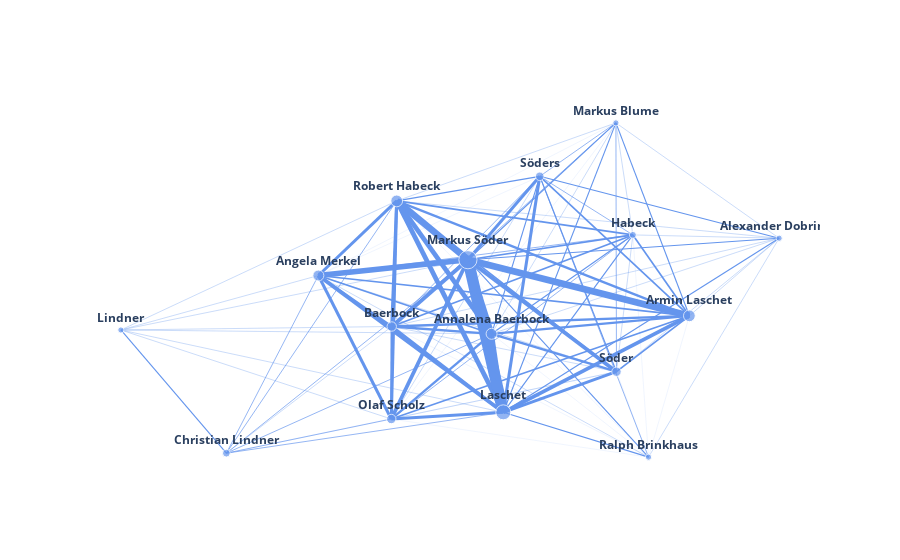

Notebook source saved alongside this figure:
### Markdown cell above
Zum Schluss versuchen wir das ganze mit Plotly noch etwas schöner zu gestalten. Wir passen die Größe der Knoten an der Häufigkeit der Entitäten an und machne das Gleiche für die Stärke der Kanten.

Damit man am Ende ein schönes Ergebnis hat, muss man ein wenig mit den Funktionen für die Berechnung der Größen spielen.

### Code cell
# Make a node trace
node_trace = go.Scatter(x         = [],
                        y         = [],
                        text      = [],
                        textposition = "top center",
                        textfont_size = 12,
                        mode      = 'markers+text',
                        hoverinfo = 'none',
                        marker    = dict(color = [],
                                         size  = [],
                                         line  = None))
# For each node, get the position and size and add to the node_trace
for node in companies.nodes():
    x, y = nodepositions[node]
    node_trace['x'] += (x,) 
    node_trace['y'] += (y,) 
    node_trace['marker']['color'] += ('cornflowerblue',)
    node_trace['marker']['size'] += (3+0.8*orgs[node],) 
    node_trace['text'] += ('<b>' + node + '</b>',)
    
    
# Custom function to create an edge between node x and node y, with a given text and width
def make_edge(x, y, width):
    return  go.Scatter(x     = x,
                       y     = y,
                       line  = dict(width = width, color = 'cornflowerblue'),
                       mode  = 'lines')


# For each edge, make an edge_trace, append to list
edge_trace = []
for edge in companies.edges():
    org1 = edge[0]
    org2 = edge[1]
    x0, y0 = nodepositions[org1]
    x1, y1 = nodepositions[org2]
    linewidth = 0.1*Relations[org1][org2]**1.75
    trace  = make_edge([x0, x1, None], [y0, y1, None],  width = linewidth)
    edge_trace.append(trace)
    
    
# Customize layout
layout = go.Layout(
    paper_bgcolor='rgba(0,0,0,0)', # transparent background
    plot_bgcolor='rgba(0,0,0,0)', # transparent 2nd background
    xaxis =  {'showgrid': False, 'zeroline': False}, # no gridlines
    yaxis = {'showgrid': False, 'zeroline': False}, # no gridlines
)
# Create figure
fig = go.Figure(layout = layout)
# Add all edge traces
for trace in edge_trace:
    fig.add_trace(trace)
# Add node trace
fig.add_trace(node_trace)
# Remove legend
fig.update_layout(showlegend = False)
# Remove tick labels
fig.update_xaxes(showticklabels = False)
fig.update_yaxes(showticklabels = False)
# Show figure
fig.show()

### Figure 1 — Plotly figure (JSON) as saved in the notebook; plotly's stock layout.template omitted (floating-point values rounded to 4 significant figures)
{"data": [{"line": {"color": "cornflowerblue", "width": 1.131}, "mode": "lines", "type": "scatter", "x": [-0.7137, -1, null], "y": [-0.5078, -0.07692, null]}, {"line": {"color": "cornflowerblue", "width": 0.6839}, "mode": "lines", "type": "scatter", "x": [-0.7137, 0.005968, null], "y": [-0.5078, -0.09032, null]}, {"line": {"color": "cornflowerblue", "width": 0.6839}, "mode": "lines", "type": "scatter", "x": [-0.7137, -0.2662, null], "y": [-0.5078, -0.3884, null]}, {"line": {"color": "cornflowerblue", "width": 0.6839}, "mode": "lines", "type": "scatter", "x": [-0.7137, 0.03768, null], "y": [-0.5078, -0.365, null]}, {"line": {"color": "cornflowerblue", "width": 0.6839}, "mode": "lines", "type": "scatter", "x": [-0.7137, -0.2516, null], "y": [-0.5078, 0.3746, null]}, {"line": {"color": "cornflowerblue", "width": 0.1}, "mode": "lines", "type": "scatter", "x": [-0.7137, 0.3449, null], "y": [-0.5078, -0.2228, null]}, {"line": {"color": "cornflowerblue", "width": 0.6839}, "mode": "lines", "type": "scatter", "x": [-0.7137, -0.05821, null], "y": [-0.5078, 0.1689, null]}, {"line": {"color": "cornflowerblue", "width": 0.6839}, "mode": "lines", "type": "scatter", "x": [-0.7137, -0.4641, null], "y": [-0.5078, 0.1137, null]}, {"line": {"color": "cornflowerblue", "width": 0.3364}, "mode": "lines", "type": "scatter", "x": [-0.7137, -0.265, null], "y": [-0.5078, -0.06479, null]}, {"line": {"color": "cornflowerblue", "width": 0.3364}, "mode": "lines", "type": "scatter", "x": [-1, -0.2516, null], "y": [-0.07692, 0.3746, null]}, {"line": {"color": "cornflowerblue", "width": 0.3364}, "mode": "lines", "type": "scatter", "x": [-1, 0.005968, null], "y": [-0.07692, -0.09032, null]}, {"line": {"color": "cornflowerblue", "width": 0.3364}, "mode": "lines", "type": "scatter", "x": [-1, -0.2662, null], "y": [-0.07692, -0.3884, null]}, {"line": {"color": "cornflowerblue", "width": 0.3364}, "mode": "lines", "type": "scatter", "x": [-1, -0.05821, null], "y": [-0.07692, 0.1689, null]}, {"line": {"color": "cornflowerblue", "width": 0.3364}, "mode": "lines", "type": "scatter", "x": [-1, -0.265, null], "y": [-0.07692, -0.06479, null]}, {"line": {"color": "cornflowerblue", "width": 0.3364}, "mode": "lines", "type": "scatter", "x": [-1, 0.03768, null], "y": [-0.07692, -0.365, null]}, {"line": {"color": "cornflowerblue", "width": 0.3364}, "mode": "lines", "type": "scatter", "x": [-1, -0.4641, null], "y": [-0.07692, 0.1137, null]}, {"line": {"color": "cornflowerblue", "width": 2.3}, "mode": "lines", "type": "scatter", "x": [0.005968, -0.2662, null], "y": [-0.09032, -0.3884, null]}, {"line": {"color": "cornflowerblue", "width": 4.677}, "mode": "lines", "type": "scatter", "x": [0.005968, 0.03768, null], "y": [-0.09032, -0.365, null]}, {"line": {"color": "cornflowerblue", "width": 4.677}, "mode": "lines", "type": "scatter", "x": [0.005968, -0.2516, null], "y": [-0.09032, 0.3746, null]}, {"line": {"color": "cornflowerblue", "width": 2.3}, "mode": "lines", "type": "scatter", "x": [0.005968, 0.3449, null], "y": [-0.09032, -0.2228, null]}, {"line": {"color": "cornflowerblue", "width": 5.623}, "mode": "lines", "type": "scatter", "x": [0.005968, -0.05821, null], "y": [-0.09032, 0.1689, null]}, {"line": {"color": "cornflowerblue", "width": 1.672}, "mode": "lines", "type": "scatter", "x": [0.005968, -0.4641, null], "y": [-0.09032, 0.1137, null]}, {"line": {"color": "cornflowerblue", "width": 2.3}, "mode": "lines", "type": "scatter", "x": [0.005968, 0.5427, null], "y": [-0.09032, -0.0274, null]}, {"line": {"color": "cornflowerblue", "width": 1.131}, "mode": "lines", "type": "scatter", "x": [0.005968, 0.1367, null], "y": [-0.09032, 0.4606, null]}, {"line": {"color": "cornflowerblue", "width": 1.131}, "mode": "lines", "type": "scatter", "x": [0.005968, 0.3894, null], "y": [-0.09032, 0.2556, null]}, {"line": {"color": "cornflowerblue", "width": 0.1}, "mode": "lines", "type": "scatter", "x": [0.005968, 0.4318, null], "y": [-0.09032, -0.5217, null]}, {"line": {"color": "cornflowerblue", "width": 2.3}, "mode": "lines", "type": "scatter", "x": [0.005968, -0.265, null], "y": [-0.09032, -0.06479, null]}, {"line": {"color": "cornflowerblue", "width": 0.3364}, "mode": "lines", "type": "scatter", "x": [0.005968, 0.7862, null], "y": [-0.09032, 0.2441, null]}, {"line": {"color": "cornflowerblue", "width": 0.3364}, "mode": "lines", "type": "scatter", "x": [0.005968, 0.3433, null], "y": [-0.09032, 0.6476, null]}, {"line": {"color": "cornflowerblue", "width": 3.012}, "mode": "lines", "type": "scatter", "x": [-0.2662, 0.03768, null], "y": [-0.3884, -0.365, null]}, {"line": {"color": "cornflowerblue", "width": 3.012}, "mode": "lines", "type": "scatter", "x": [-0.2662, -0.2516, null], "y": [-0.3884, 0.3746, null]}, {"line": {"color": "cornflowerblue", "width": 0.3364}, "mode": "lines", "type": "scatter", "x": [-0.2662, 0.3449, null], "y": [-0.3884, -0.2228, null]}, {"line": {"color": "cornflowerblue", "width": 3.805}, "mode": "lines", "type": "scatter", "x": [-0.2662, -0.05821, null], "y": [-0.3884, 0.1689, null]}, {"line": {"color": "cornflowerblue", "width": 3.012}, "mode": "lines", "type": "scatter", "x": [-0.2662, -0.4641, null], "y": [-0.3884, 0.1137, null]}, {"line": {"color": "cornflowerblue", "width": 1.672}, "mode": "lines", "type": "scatter", "x": [-0.2662, 0.5427, null], "y": [-0.3884, -0.0274, null]}, {"line": {"color": "cornflowerblue", "width": 2.3}, "mode": "lines", "type": "scatter", "x": [-0.2662, -0.265, null], "y": [-0.3884, -0.06479, null]}, {"line": {"color": "cornflowerblue", "width": 0.1}, "mode": "lines", "type": "scatter", "x": [-0.2662, 0.3433, null], "y": [-0.3884, 0.6476, null]}, {"line": {"color": "cornflowerblue", "width": 0.3364}, "mode": "lines", "type": "scatter", "x": [-0.2662, 0.1367, null], "y": [-0.3884, 0.4606, null]}, {"line": {"color": "cornflowerblue", "width": 0.6839}, "mode": "lines", "type": "scatter", "x": [-0.2662, 0.3894, null], "y": [-0.3884, 0.2556, null]}, {"line": {"color": "cornflowerblue", "width": 0.1}, "mode": "lines", "type": "scatter", "x": [-0.2662, 0.4318, null], "y": [-0.3884, -0.5217, null]}, {"line": {"color": "cornflowerblue", "width": 4.677}, "mode": "lines", "type": "scatter", "x": [0.03768, -0.2516, null], "y": [-0.365, 0.3746, null]}, {"line": {"color": "cornflowerblue", "width": 3.012}, "mode": "lines", "type": "scatter", "x": [0.03768, 0.3449, null], "y": [-0.365, -0.2228, null]}, {"line": {"color": "cornflowerblue", "width": 11.43}, "mode": "lines", "type": "scatter", "x": [0.03768, -0.05821, null], "y": [-0.365, 0.1689, null]}, {"line": {"color": "cornflowerblue", "width": 3.805}, "mode": "lines", "type": "scatter", "x": [0.03768, -0.4641, null], "y": [-0.365, 0.1137, null]}, {"line": {"color": "cornflowerblue", "width": 3.805}, "mode": "lines", "type": "scatter", "x": [0.03768, 0.5427, null], "y": [-0.365, -0.0274, null]}, {"line": {"color": "cornflowerblue", "width": 3.012}, "mode": "lines", "type": "scatter", "x": [0.03768, -0.265, null], "y": [-0.365, -0.06479, null]}, {"line": {"color": "cornflowerblue", "width": 1.131}, "mode": "lines", "type": "scatter", "x": [0.03768, 0.3433, null], "y": [-0.365, 0.6476, null]}, {"line": {"color": "cornflowerblue", "width": 3.012}, "mode": "lines", "type": "scatter", "x": [0.03768, 0.1367, null], "y": [-0.365, 0.4606, null]}, {"line": {"color": "cornflowerblue", "width": 1.131}, "mode": "lines", "type": "scatter", "x": [0.03768, 0.7862, null], "y": [-0.365, 0.2441, null]}, {"line": {"color": "cornflowerblue", "width": 1.131}, "mode": "lines", "type": "scatter", "x": [0.03768, 0.4318, null], "y": [-0.365, -0.5217, null]}, {"line": {"color": "cornflowerblue", "width": 1.131}, "mode": "lines", "type": "scatter", "x": [0.03768, 0.3894, null], "y": [-0.365, 0.2556, null]}, {"line": {"color": "cornflowerblue", "width": 1.672}, "mode": "lines", "type": "scatter", "x": [-0.2516, 0.3449, null], "y": [0.3746, -0.2228, null]}, {"line": {"color": "cornflowerblue", "width": 6.644}, "mode": "lines", "type": "scatter", "x": [-0.2516, -0.05821, null], "y": [0.3746, 0.1689, null]}, {"line": {"color": "cornflowerblue", "width": 3.012}, "mode": "lines", "type": "scatter", "x": [-0.2516, -0.4641, null], "y": [0.3746, 0.1137, null]}, {"line": {"color": "cornflowerblue", "width": 2.3}, "mode": "lines", "type": "scatter", "x": [-0.2516, 0.5427, null], "y": [0.3746, -0.0274, null]}, {"line": {"color": "cornflowerblue", "width": 1.131}, "mode": "lines", "type": "scatter", "x": [-0.2516, 0.1367, null], "y": [0.3746, 0.4606, null]}, {"line": {"color": "cornflowerblue", "width": 1.672}, "mode": "lines", "type": "scatter", "x": [-0.2516, 0.3894, null], "y": [0.3746, 0.2556, null]}, {"line": {"color": "cornflowerblue", "width": 0.1}, "mode": "lines", "type": "scatter", "x": [-0.2516, 0.4318, null], "y": [0.3746, -0.5217, null]}, {"line": {"color": "cornflowerblue", "width": 3.012}, "mode": "lines", "type": "scatter", "x": [-0.2516, -0.265, null], "y": [0.3746, -0.06479, null]}, {"line": {"color": "cornflowerblue", "width": 0.3364}, "mode": "lines", "type": "scatter", "x": [-0.2516, 0.7862, null], "y": [0.3746, 0.2441, null]}, {"line": {"color": "cornflowerblue", "width": 0.3364}, "mode": "lines", "type": "scatter", "x": [-0.2516, 0.3433, null], "y": [0.3746, 0.6476, null]}, {"line": {"color": "cornflowerblue", "width": 3.805}, "mode": "lines", "type": "scatter", "x": [0.3449, -0.05821, null], "y": [-0.2228, 0.1689, null]}, {"line": {"color": "cornflowerblue", "width": 0.3364}, "mode": "lines", "type": "scatter", "x": [0.3449, -0.4641, null], "y": [-0.2228, 0.1137, null]}, {"line": {"color": "cornflowerblue", "width": 1.672}, "mode": "lines", "type": "scatter", "x": [0.3449, 0.5427, null], "y": [-0.2228, -0.0274, null]}, {"line": {"color": "cornflowerblue", "width": 1.131}, "mode": "lines", "type": "scatter", "x": [0.3449, 0.1367, null], "y": [-0.2228, 0.4606, null]}, {"line": {"color": "cornflowerblue", "width": 0.1}, "mode": "lines", "type": "scatter", "x": [0.3449, 0.4318, null], "y": [-0.2228, -0.5217, null]}, {"line": {"color": "cornflowerblue", "width": 0.6839}, "mode": "lines", "type": "scatter", "x": [0.3449, 0.3433, null], "y": [-0.2228, 0.6476, null]}, {"line": {"color": "cornflowerblue", "width": 0.3364}, "mode": "lines", "type": "scatter", "x": [0.3449, 0.3894, null], "y": [-0.2228, 0.2556, null]}, {"line": {"color": "cornflowerblue", "width": 0.3364}, "mode": "lines", "type": "scatter", "x": [0.3449, -0.265, null], "y": [-0.2228, -0.06479, null]}, {"line": {"color": "cornflowerblue", "width": 0.3364}, "mode": "lines", "type": "scatter", "x": [0.3449, 0.7862, null], "y": [-0.2228, 0.2441, null]}, {"line": {"color": "cornflowerblue", "width": 5.623}, "mode": "lines", "type": "scatter", "x": [-0.05821, -0.4641, null], "y": [0.1689, 0.1137, null]}, {"line": {"color": "cornflowerblue", "width": 6.644}, "mode": "lines", "type": "scatter", "x": [-0.05821, 0.5427, null], "y": [0.1689, -0.0274, null]}, {"line": {"color": "cornflowerblue", "width": 3.805}, "mode": "lines", "type": "scatter", "x": [-0.05821, -0.265, null], "y": [0.1689, -0.06479, null]}, {"line": {"color": "cornflowerblue", "width": 1.131}, "mode": "lines", "type": "scatter", "x": [-0.05821, 0.3433, null], "y": [0.1689, 0.6476, null]}, {"line": {"color": "cornflowerblue", "width": 3.012}, "mode": "lines", "type": "scatter", "x": [-0.05821, 0.1367, null], "y": [0.1689, 0.4606, null]}, {"line": {"color": "cornflowerblue", "width": 1.131}, "mode": "lines", "type": "scatter", "x": [-0.05821, 0.7862, null], "y": [0.1689, 0.2441, null]}, {"line": {"color": "cornflowerblue", "width": 1.131}, "mode": "lines", "type": "scatter", "x": [-0.05821, 0.4318, null], "y": [0.1689, -0.5217, null]}, {"line": {"color": "cornflowerblue", "width": 1.672}, "mode": "lines", "type": "scatter", "x": [-0.05821, 0.3894, null], "y": [0.1689, 0.2556, null]}, {"line": {"color": "cornflowerblue", "width": 1.672}, "mode": "lines", "type": "scatter", "x": [-0.4641, 0.5427, null], "y": [0.1137, -0.0274, null]}, {"line": {"color": "cornflowerblue", "width": 2.3}, "mode": "lines", "type": "scatter", "x": [-0.4641, -0.265, null], "y": [0.1137, -0.06479, null]}, {"line": {"color": "cornflowerblue", "width": 0.1}, "mode": "lines", "type": "scatter", "x": [-0.4641, 0.3433, null], "y": [0.1137, 0.6476, null]}, {"line": {"color": "cornflowerblue", "width": 0.6839}, "mode": "lines", "type": "scatter", "x": [-0.4641, 0.3894, null], "y": [0.1137, 0.2556, null]}, {"line": {"color": "cornflowerblue", "width": 0.3364}, "mode": "lines", "type": "scatter", "x": [-0.4641, 0.4318, null], "y": [0.1137, -0.5217, null]}, {"line": {"color": "cornflowerblue", "width": 0.1}, "mode": "lines", "type": "scatter", "x": [-0.4641, 0.1367, null], "y": [0.1137, 0.4606, null]}, {"line": {"color": "cornflowerblue", "width": 2.3}, "mode": "lines", "type": "scatter", "x": [0.5427, -0.265, null], "y": [-0.0274, -0.06479, null]}, {"line": {"color": "cornflowerblue", "width": 1.131}, "mode": "lines", "type": "scatter", "x": [0.5427, 0.3433, null], "y": [-0.0274, 0.6476, null]}, {"line": {"color": "cornflowerblue", "width": 1.672}, "mode": "lines", "type": "scatter", "x": [0.5427, 0.1367, null], "y": [-0.0274, 0.4606, null]}, {"line": {"color": "cornflowerblue", "width": 1.672}, "mode": "lines", "type": "scatter", "x": [0.5427, 0.3894, null], "y": [-0.0274, 0.2556, null]}, {"line": {"color": "cornflowerblue", "width": 0.1}, "mode": "lines", "type": "scatter", "x": [0.5427, 0.4318, null], "y": [-0.0274, -0.5217, null]}, {"line": {"color": "cornflowerblue", "width": 0.3364}, "mode": "lines", "type": "scatter", "x": [0.5427, 0.7862, null], "y": [-0.0274, 0.2441, null]}, {"line": {"color": "cornflowerblue", "width": 0.6839}, "mode": "lines", "type": "scatter", "x": [-0.265, 0.3433, null], "y": [-0.06479, 0.6476, null]}, {"line": {"color": "cornflowerblue", "width": 1.672}, "mode": "lines", "type": "scatter", "x": [-0.265, 0.3894, null], "y": [-0.06479, 0.2556, null]}, {"line": {"color": "cornflowerblue", "width": 0.1}, "mode": "lines", "type": "scatter", "x": [-0.265, 0.4318, null], "y": [-0.06479, -0.5217, null]}, {"line": {"color": "cornflowerblue", "width": 0.6839}, "mode": "lines", "type": "scatter", "x": [-0.265, 0.1367, null], "y": [-0.06479, 0.4606, null]}, {"line": {"color": "cornflowerblue", "width": 0.3364}, "mode": "lines", "type": "scatter", "x": [-0.265, 0.7862, null], "y": [-0.06479, 0.2441, null]}, {"line": {"color": "cornflowerblue", "width": 0.6839}, "mode": "lines", "type": "scatter", "x": [0.3433, 0.1367, null], "y": [0.6476, 0.4606, null]}, {"line": {"color": "cornflowerblue", "width": 0.3364}, "mode": "lines", "type": "scatter", "x": [0.3433, 0.3894, null], "y": [0.6476, 0.2556, null]}, {"line": {"color": "cornflowerblue", "width": 0.3364}, "mode": "lines", "type": "scatter", "x": [0.3433, 0.7862, null], "y": [0.6476, 0.2441, null]}, {"line": {"color": "cornflowerblue", "width": 1.131}, "mode": "lines", "type": "scatter", "x": [0.1367, 0.7862, null], "y": [0.4606, 0.2441, null]}, {"line": {"color": "cornflowerblue", "width": 0.6839}, "mode": "lines", "type": "scatter", "x": [0.1367, 0.4318, null], "y": [0.4606, -0.5217, null]}, {"line": {"color": "cornflowerblue", "width": 0.6839}, "mode": "lines", "type": "scatter", "x": [0.1367, 0.3894, null], "y": [0.4606, 0.2556, null]}, {"line": {"color": "cornflowerblue", "width": 0.3364}, "mode": "lines", "type": "scatter", "x": [0.7862, 0.4318, null], "y": [0.2441, -0.5217, null]}, {"line": {"color": "cornflowerblue", "width": 0.3364}, "mode": "lines", "type": "scatter", "x": [0.7862, 0.3894, null], "y": [0.2441, 0.2556, null]}, {"line": {"color": "cornflowerblue", "width": 0.1}, "mode": "lines", "type": "scatter", "x": [0.4318, 0.3894, null], "y": [-0.5217, 0.2556, null]}, {"hoverinfo": "none", "marker": {"color": ["cornflowerblue", "cornflowerblue", "cornflowerblue", "cornflowerblue", "cornflowerblue", "cornflowerblue", "cornflowerblue", "cornflowerblue", "cornflowerblue", "cornflowerblue", "cornflowerblue", "cornflowerblue", "cornflowerblue", "cornflowerblue", "cornflowerblue", "cornflowerblue"], "size": [7.8, 6.2, 11, 9.4, 15, 11.8, 9.4, 18.2, 11, 11.8, 9.4, 6.2, 8.6, 6.2, 6.2, 7]}, "mode": "markers+text", "text": ["<b>Christian Lindner</b>", "<b>Lindner</b>", "<b>Annalena Baerbock</b>", "<b>Olaf Scholz</b>", "<b>Laschet</b>", "<b>Robert Habeck</b>", "<b>Söder</b>", "<b>Markus Söder</b>", "<b>Angela Merkel</b>", "<b>Armin Laschet</b>", "<b>Baerbock</b>", "<b>Markus Blume</b>", "<b>Söders</b>", "<b>Alexander Dobrindt</b>", "<b>Ralph Brinkhaus</b>", "<b>Habeck</b>"], "textfont": {"size": 12}, "textposition": "top center", "type": "scatter", "x": [-0.7137, -1, 0.005968, -0.2662, 0.03768, -0.2516, 0.3449, -0.05821, -0.4641, 0.5427, -0.265, 0.3433, 0.1367, 0.7862, 0.4318, 0.3894], "y": [-0.5078, -0.07692, -0.09032, -0.3884, -0.365, 0.3746, -0.2228, 0.1689, 0.1137, -0.0274, -0.06479, 0.6476, 0.4606, 0.2441, -0.5217, 0.2556]}], "layout": {"paper_bgcolor": "rgba(0,0,0,0)", "plot_bgcolor": "rgba(0,0,0,0)", "showlegend": false, "xaxis": {"showgrid": false, "showticklabels": false, "zeroline": false}, "yaxis": {"showgrid": false, "showticklabels": false, "zeroline": false}}}
